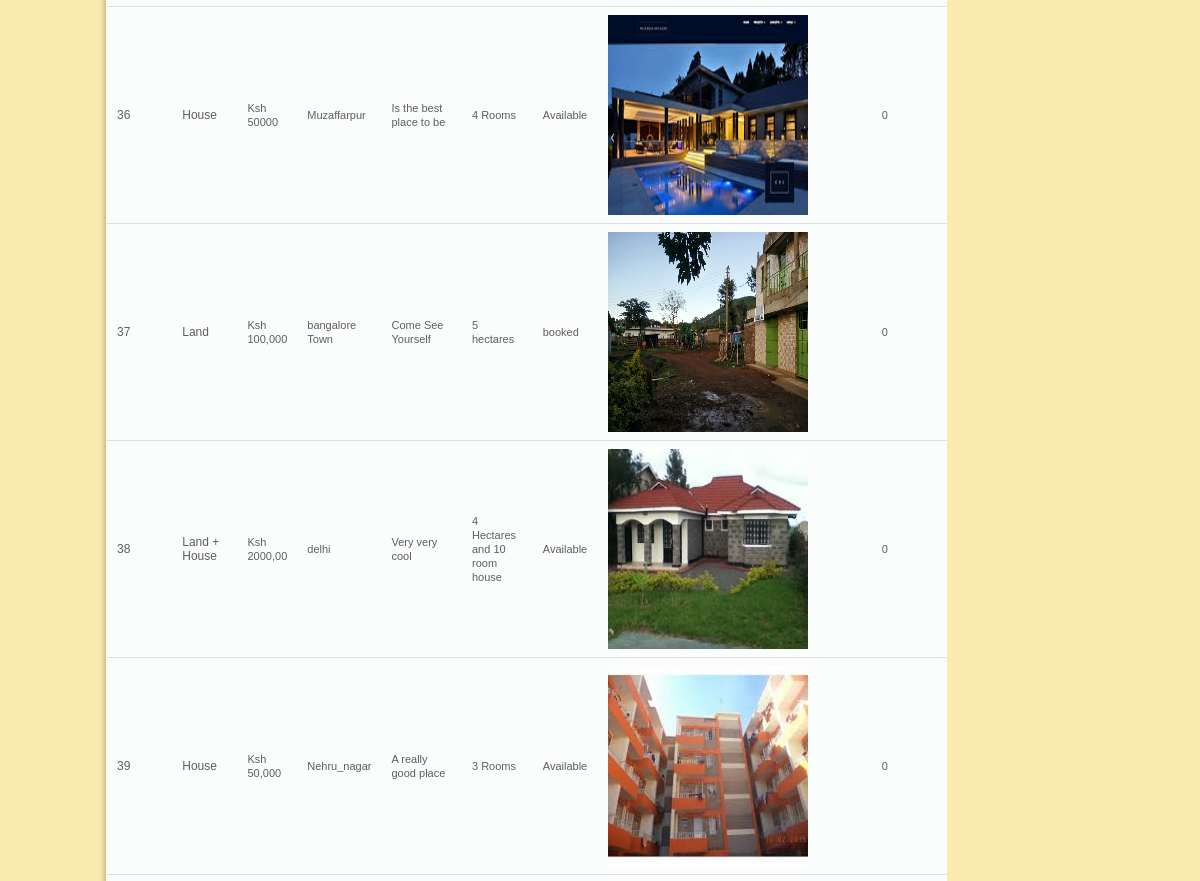
The page /landlord/my_houses.php (middle part) on the database as committed earlier.
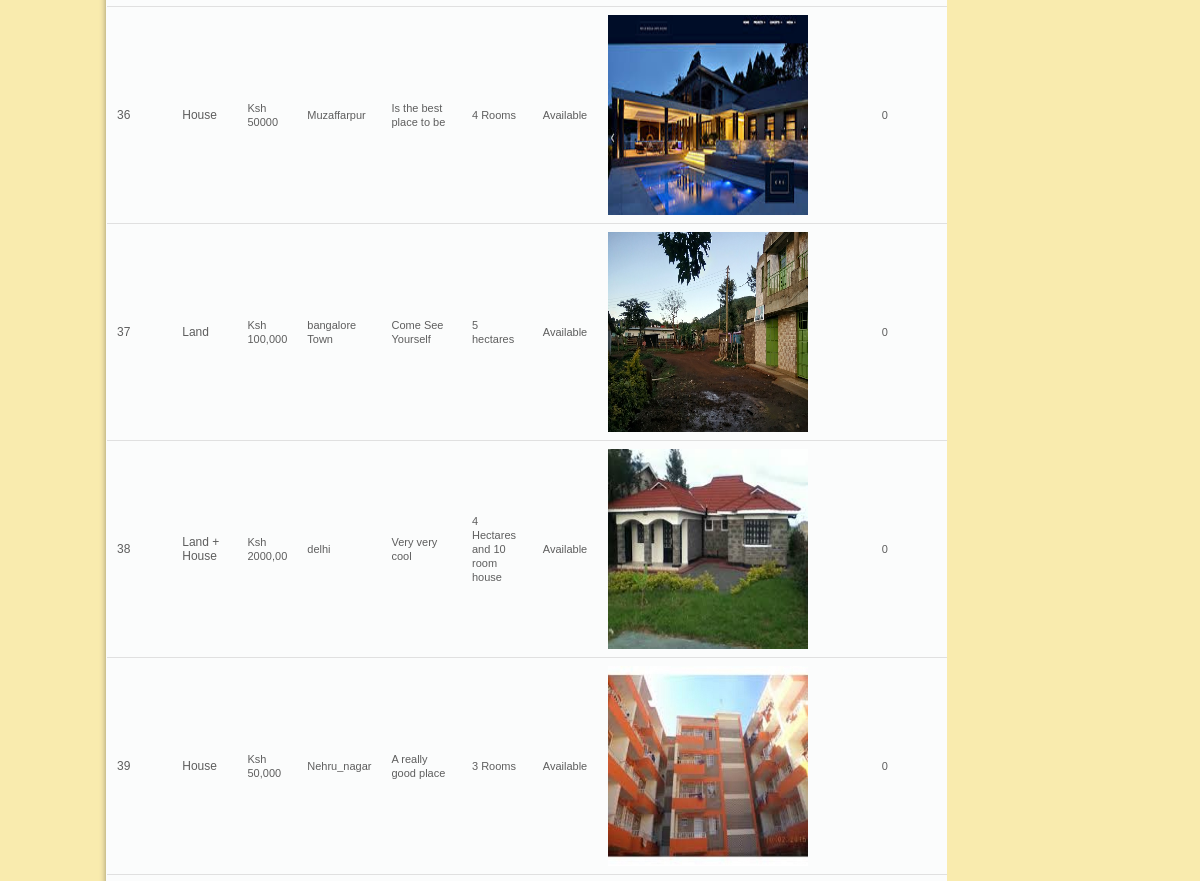
The same page on the database as committed later.
### tables this page shows
CREATE TABLE `houses` (
  `house_id` int(11) NOT NULL,
  `house_type` varchar(255) NOT NULL,
  `image` text NOT NULL,
  `rent_cost` varchar(11) NOT NULL,
  `location` varchar(30) NOT NULL,
  `location_description` text NOT NULL,
  `max_capacity` varchar(100) NOT NULL,
  `name` varchar(100) NOT NULL,
  `contact` int(20) NOT NULL,
  `status` varchar(255) NOT NULL
);

### landlord/my_houses.php (the view, shortened to what this page needs)
<!DOCTYPE html PUBLIC "-//W3C//DTD XHTML 1.0 Transitional//EN" "http://www.w3.org/TR/xhtml1/DTD/xhtml1-transitional.dtd">
<html xmlns="http://www.w3.org/1999/xhtml">
<head>
	<link rel="stylesheet" href="css/style.css" type="text/css" media="all" />
</head>
<body>
<div id="container">
	<div class="shell">
		<br />
		<div id="main">
			<div id="content">
				<div class="box">
					<div class="table">
						<table width="100%" border="0" cellspacing="0" cellpadding="0">
							<?php
								include '../includes/config.php';
								$select = "SELECT * FROM houses";
								$result = $conn->query($select);
								while($row = $result->fetch_assoc()){
							?>
							<tr>
								<td><h3><?php echo $row['house_id'] ?></h3></td>
								<td><h3><?php echo $row['house_type'] ?></h3></td>
								<td><?php echo $row['rent_cost'] ?></td>
								<td><?php echo $row['location'] ?></td>
								<td><?php echo $row['location_description'] ?></td>
								<td><?php echo $row['max_capacity'] ?></td>
								<td><?php echo $row['status'] ?></td>
								<td><img class="thumb" src="../house_images/<?php echo $row['image'];?>" width="200" height="200"></td>
								<td><?php echo $row['name'] ?></td>
								<td><?php echo $row['contact'] ?></td>
							</tr>
							<?php
								}
							?>
						</table>
					</div>
				</div>
			</div>
</body>
</html>

Rows that differ between the two databases and show on the page:
changed houses "Land": status "booked" → "Available"
